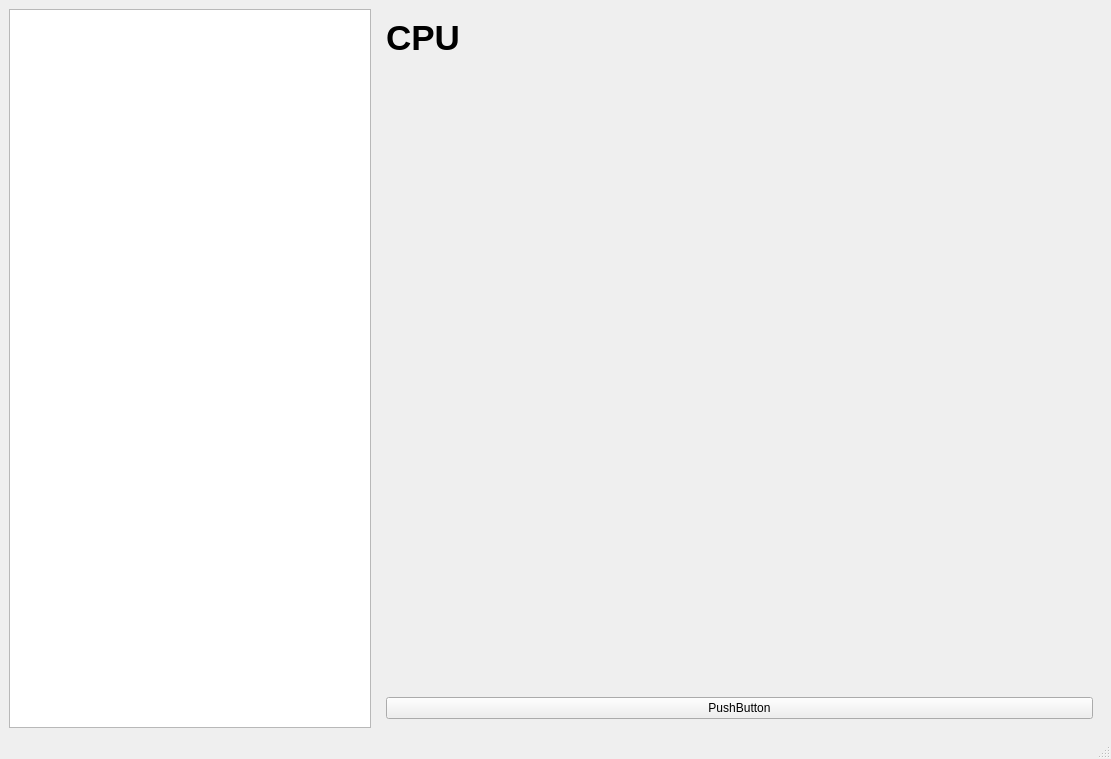
<?xml version="1.0" encoding="UTF-8"?>
<ui version="4.0">
 <class>LTM</class>
 <widget class="QMainWindow" name="LTM">
  <property name="geometry">
   <rect>
    <x>0</x>
    <y>0</y>
    <width>1111</width>
    <height>759</height>
   </rect>
  </property>
  <property name="windowTitle">
   <string>LTM</string>
  </property>
  <widget class="QWidget" name="centralwidget">
   <layout class="QHBoxLayout" name="horizontalLayout">
    <item>
     <widget class="QListWidget" name="listWidget">
      <property name="sizePolicy">
       <sizepolicy hsizetype="Expanding" vsizetype="Expanding">
        <horstretch>1</horstretch>
        <verstretch>0</verstretch>
       </sizepolicy>
      </property>
      <property name="selectionBehavior">
       <enum>QAbstractItemView::SelectItems</enum>
      </property>
     </widget>
    </item>
    <item>
     <widget class="QStackedWidget" name="stackedWidget">
      <property name="sizePolicy">
       <sizepolicy hsizetype="Preferred" vsizetype="Preferred">
        <horstretch>2</horstretch>
        <verstretch>0</verstretch>
       </sizepolicy>
      </property>
      <property name="styleSheet">
       <string notr="true"/>
      </property>
      <property name="currentIndex">
       <number>0</number>
      </property>
      <widget class="QWidget" name="page">
       <layout class="QVBoxLayout" name="verticalLayout">
        <item>
         <widget class="QLabel" name="label_9">
          <property name="sizePolicy">
           <sizepolicy hsizetype="Preferred" vsizetype="Preferred">
            <horstretch>2</horstretch>
            <verstretch>0</verstretch>
           </sizepolicy>
          </property>
          <property name="font">
           <font>
            <pointsize>26</pointsize>
            <weight>75</weight>
            <bold>true</bold>
           </font>
          </property>
          <property name="text">
           <string>CPU</string>
          </property>
         </widget>
        </item>
        <item>
         <widget class="QwtPlot" name="plotCpu" native="true">
          <property name="sizePolicy">
           <sizepolicy hsizetype="Preferred" vsizetype="Preferred">
            <horstretch>0</horstretch>
            <verstretch>5</verstretch>
           </sizepolicy>
          </property>
         </widget>
        </item>
        <item>
         <widget class="QPushButton" name="pushButton">
          <property name="text">
           <string>PushButton</string>
          </property>
         </widget>
        </item>
       </layout>
      </widget>
      <widget class="QWidget" name="page_2"/>
      <widget class="QWidget" name="page_3"/>
      <widget class="QWidget" name="page_4">
       <layout class="QVBoxLayout" name="verticalLayout_2">
        <item>
         <widget class="QLabel" name="label_10">
          <property name="sizePolicy">
           <sizepolicy hsizetype="Preferred" vsizetype="Preferred">
            <horstretch>2</horstretch>
            <verstretch>0</verstretch>
           </sizepolicy>
          </property>
          <property name="font">
           <font>
            <pointsize>26</pointsize>
            <weight>75</weight>
            <bold>true</bold>
           </font>
          </property>
          <property name="text">
           <string>Ethernet</string>
          </property>
         </widget>
        </item>
        <item>
         <widget class="QwtPlot" name="plotNetwork" native="true">
          <property name="sizePolicy">
           <sizepolicy hsizetype="Preferred" vsizetype="Preferred">
            <horstretch>0</horstretch>
            <verstretch>5</verstretch>
           </sizepolicy>
          </property>
         </widget>
        </item>
       </layout>
      </widget>
     </widget>
    </item>
   </layout>
  </widget>
  <widget class="QMenuBar" name="menubar">
   <property name="geometry">
    <rect>
     <x>0</x>
     <y>0</y>
     <width>1111</width>
     <height>22</height>
    </rect>
   </property>
  </widget>
  <widget class="QStatusBar" name="statusbar"/>
 </widget>
 <customwidgets>
  <customwidget>
   <class>QwtPlot</class>
   <extends>QWidget</extends>
   <header>qwt_plot.h</header>
   <container>1</container>
  </customwidget>
 </customwidgets>
 <resources/>
 <connections/>
</ui>
